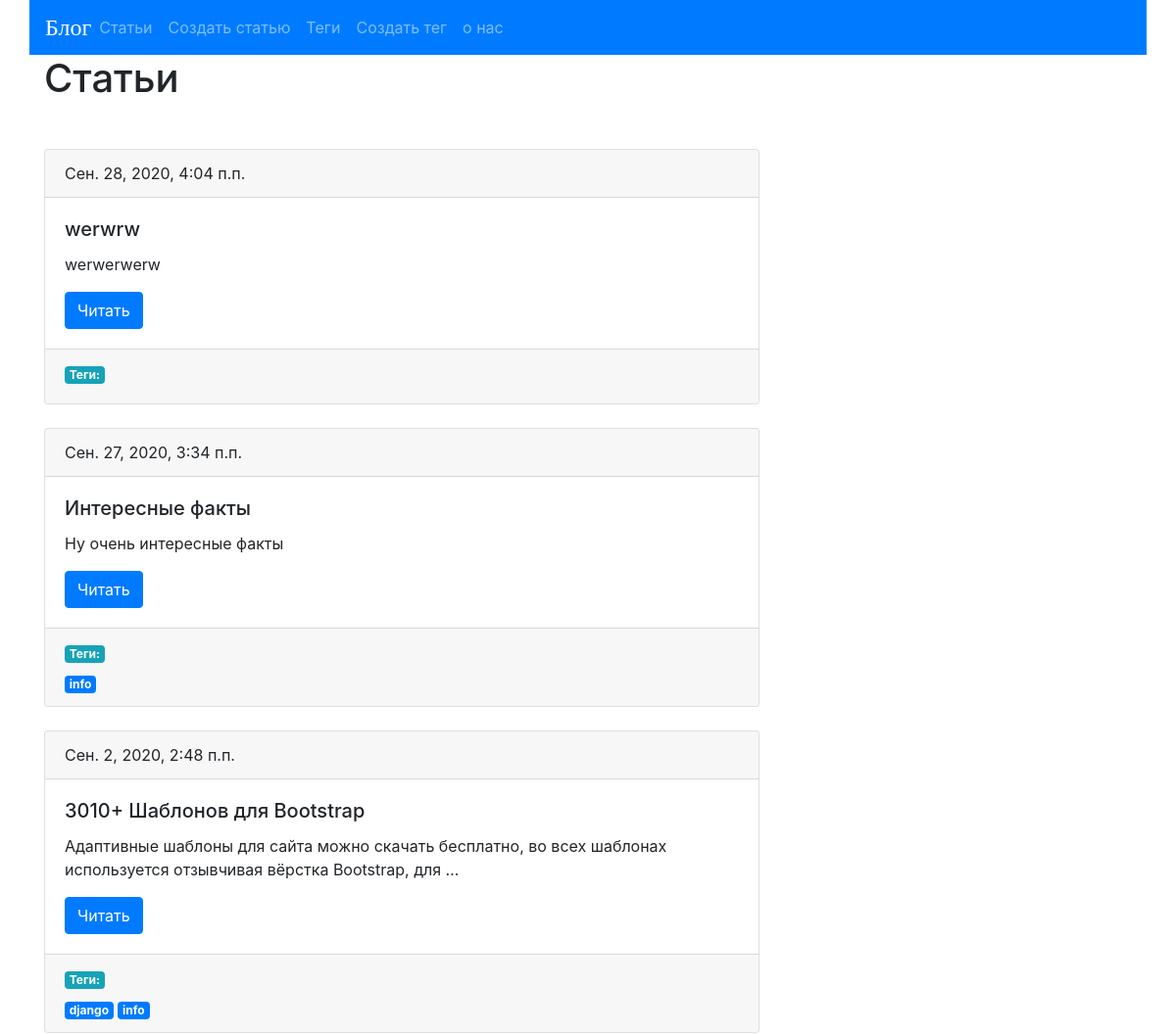
/blog/ (upper part), run on an earlier commit of the app's database.
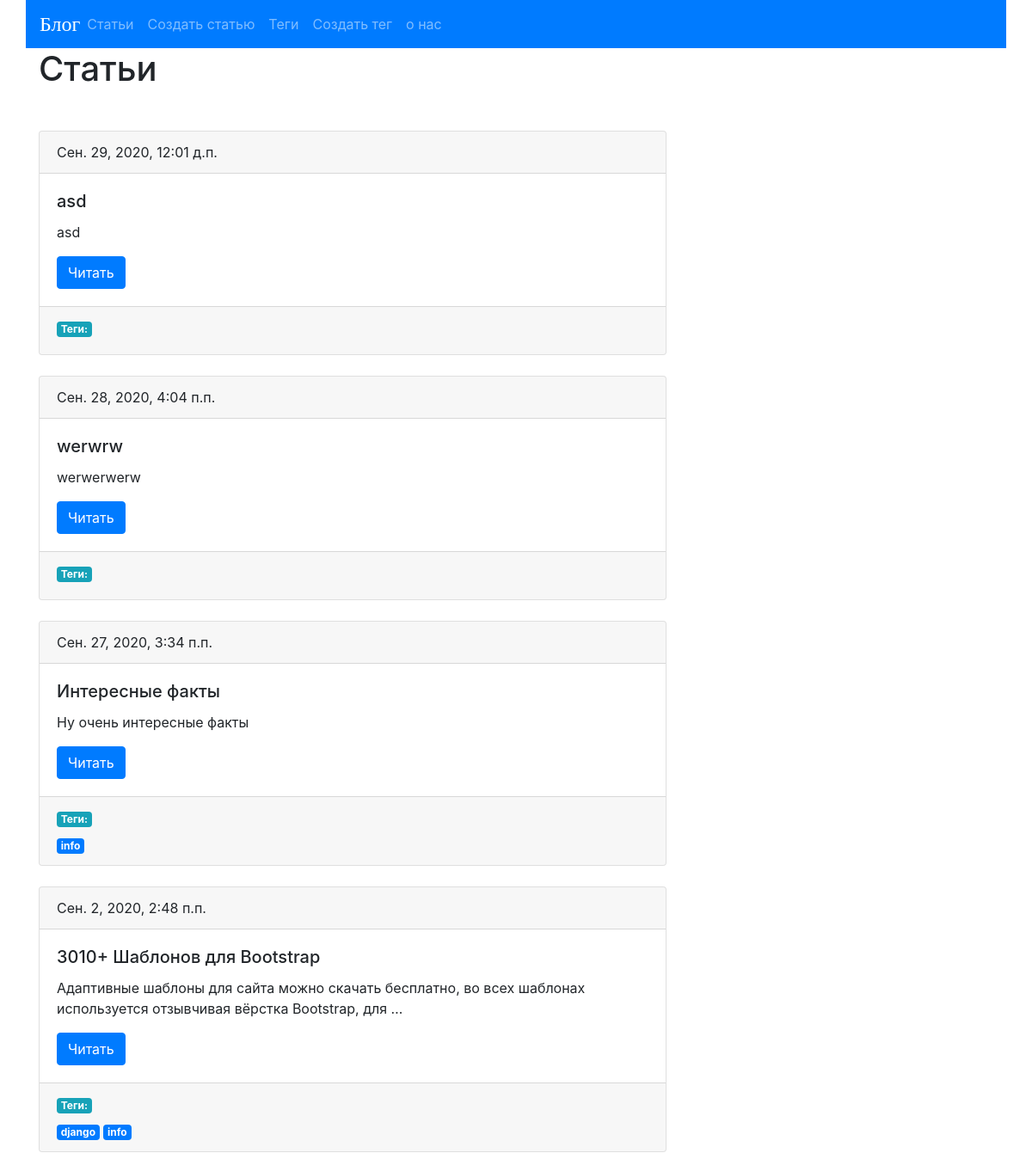
And on a later commit of the database.
### blog/models.py (models this page shows, shortened)
class Post(models.Model):
        title=models.CharField(max_length=150,db_index=True,verbose_name="Заголовок")
        slug=models.CharField(max_length=150,blank=True,unique=True)
        body=models.TextField(blank=True,db_index=True,verbose_name="Текст статьи")
        date_pub=models.DateTimeField(auto_now_add=True)
        tags=models.ManyToManyField('Tag',blank=True,related_name='posts', verbose_name="Теги")
        def get_absolute_url(self):
            return reverse("post_detail_url", kwargs={"slug": self.slug})
        def get_update_url(self):
            return reverse("post_update_url", kwargs={"slug": self.slug})
        def get_delete_url(self):
            return reverse("post_delete_url", kwargs={"slug": self.slug})
        class Meta:
          verbose_name="Статья"
          verbose_name_plural = "Статьи"
          ordering = ['-date_pub']

class Tag(models.Model):
    title=models.CharField(max_length=50,unique=True)
    slug = models.SlugField(max_length=50,unique=True,blank=True)
    def get_absolute_url(self):
        return reverse("tag_detail_url", kwargs={"slug": self.slug})

### blog/views.py (the view)
# urls.py: path('', post_list,name='post_lists_url'),
def post_list(request):
    posts=Post.objects.all()
    templ_for_create='/blog/post/create/'
    return render(request,'blog/post_list.html',context={"var_for_html_templ": posts,"templ_for_create":templ_for_create})

### blog/templates/blog/post_list.html (shortened to what this page needs)
{% extends "blog/base_blog.html" %}
{% block content %}
    <h1 class="mb-5">Статьи</h1>
    {% for post in var_for_html_templ %}
        {%include 'blog/includes/postcard.html'%}
    {% endfor %}
{% endblock %}

### blog/templates/blog/includes/postcard.html
    <div class="card">
            <div class="card-header">
                {{ post.date_pub }}
            </div>
            <div class="card-body">
                <h5 class="card-title"> {{ post.title }}</h5>
                <p class="card-text"> {{ post.body|truncatewords:15 }}</p>
                <a href="{{post.get_absolute_url}}" class="btn btn-primary">Читать</a>
            </div>
            <div class="card-footer text-muted">
                <h6 class="badge badge-info">Теги: </h6>
                <br>
                {% for tag in post.tags.all %}
                    <a href="{{tag.get_absolute_url}}" class="badge badge-primary">{{tag.title}}</h5> </a>
                {% endfor %}
            </div>
    </div>
    <br>

What changed in the data, as far as the page shows it:
added Post: date_pub "Сен. 29, 2020, 12:01 д.п.", title "asd", body "asd"
